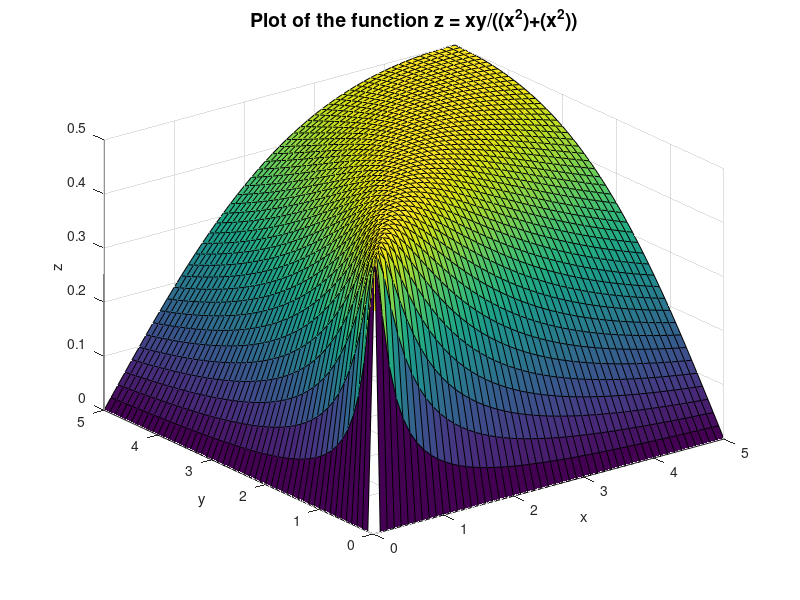

MATLAB code to generate this figure:
% STURGEON, Philomene
% 2024-09-25
% MATLAB Vector and Matrix Assignment

% Problem 1

% basic_surface_plot: 

clear all, clc, format compact

x = [0:0.1:5];
y = x';

z = (x.*y)./((x.^2)+(y.^2));
surf(x,y,z);

xlabel("x");  % x axis labeled "x"
ylabel("y");  % y axis labeled "y"
zlabel("z");
title("Plot of the function z = xy/((x^2)+(x^2))", "FontSize",14);